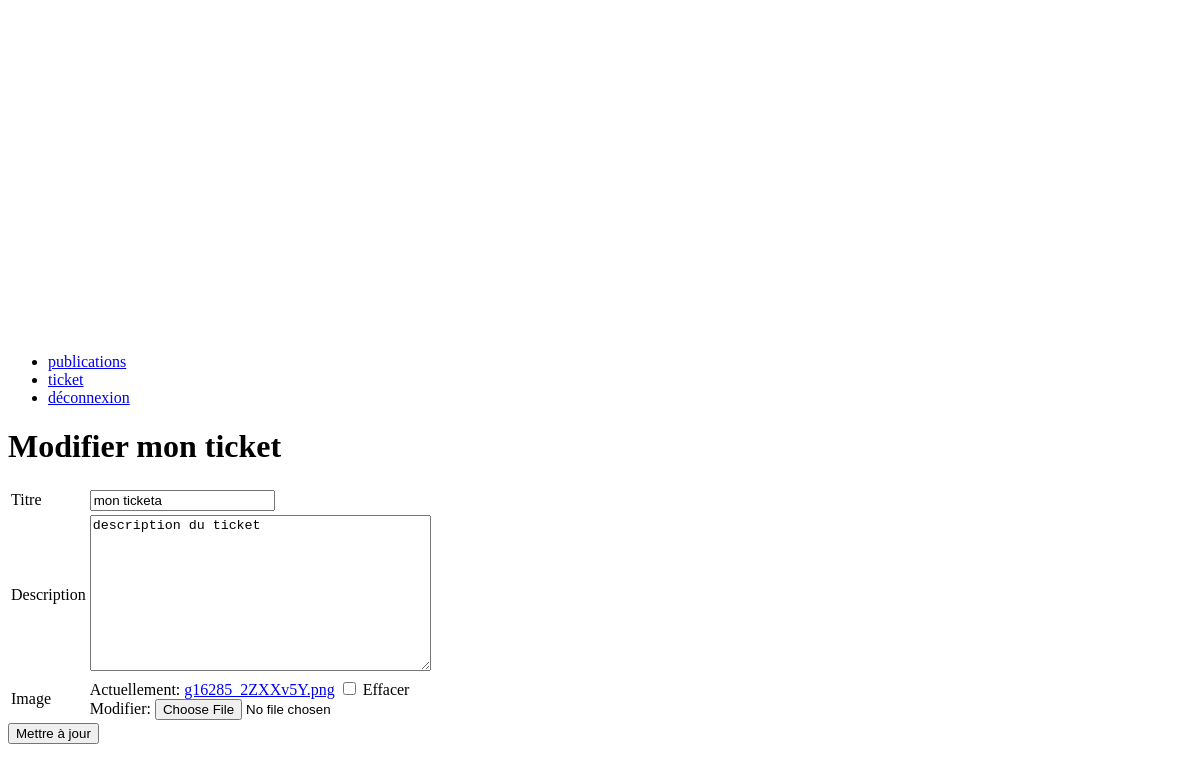
The page /tickets/12/edit (signed in) on the database as committed earlier.
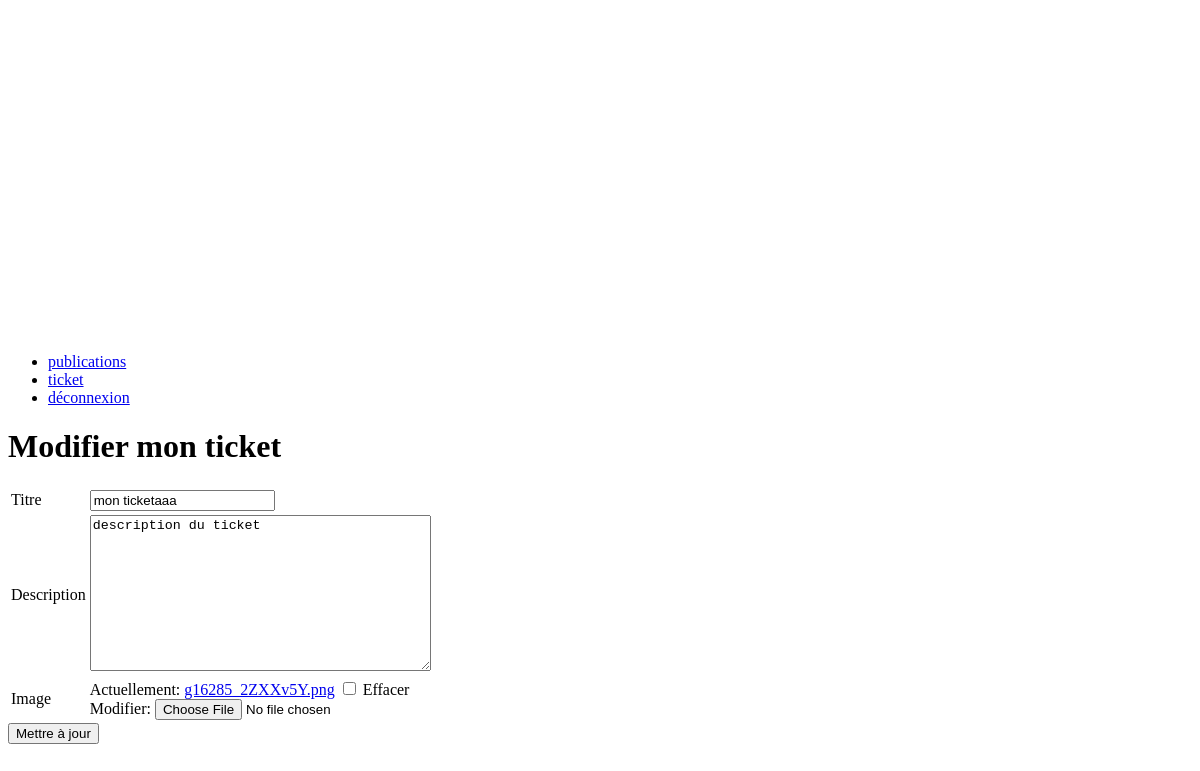
The same page on the database as committed later.
### publication/models.py (models this page shows, shortened)
class Ticket(models.Model):
    title = models.CharField(max_length=128)
    description = models.TextField(max_length=248,
                                   blank=True)
    user = models.ForeignKey(to=settings.AUTH_USER_MODEL,
                             on_delete=models.CASCADE)
    image = models.ImageField(null=True, blank=True)
    time_created = models.DateTimeField(auto_now_add=True)

### publication/views.py (the view, shortened to what this page needs)
class EditTicketPage(LoginRequiredMixin, View):
    def get(self, request, id):
        form = forms.CreateTicketForm(instance=models.Ticket.objects.get(id=id))
        return render(request, 'publication/edit_ticket.html', {
            'form': form
        })

### publication/forms.py
class CreateTicketForm(forms.ModelForm):
    class Meta:
        model = models.Ticket
        fields = ['title', 'description', 'image']
        labels = {
            'title': 'Titre'
        }

### publication/templates/publication/edit_ticket.html (shortened to what this page needs)
{% extends 'base.html' %}
{% load static %}
{% block body %}
  <div class="edit_ticket_page">
    <h1>Modifier mon ticket</h1>
    <form method="post" encType="multipart/form-data">
      {% include 'form.html' with form=form %}
      <input type="submit" value="Mettre à jour"/>
    </form>
  </div>
{% endblock %}

### templates/form.html (shortened to what this page needs)
{% load static %}
<table class="form">
  {% for field in form %}
    <tr class="form__group">
      <td class="form__group__label">{{field.label}}</td>
      <td class="form__group__field">{{field}}</td>
    </tr>
  {% endfor %}
  <table>

Rows that differ between the two databases and show on the page:
changed Ticket "description du ticket": title "mon ticketa" → "mon ticketaaa"
